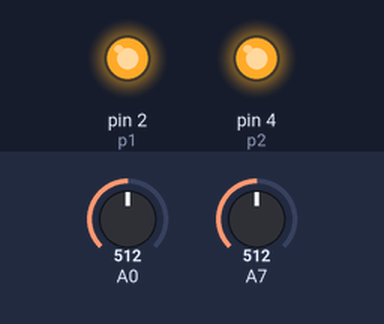
Bench run of a sketch on a simulated Arduino Nano, built with avr-gcc and run on an emulated ATmega328P. Shown: output pins drawn as LEDs (lit = HIGH). The inputs (shaded band) are chosen by the test bench; at power-on: A0 = 512, A7 = 512. Pins used as bus, display or sensor lines are not drawn.

Above: at 1.2 s.
1.3 s: A0 set to 493
At 2.1 s:
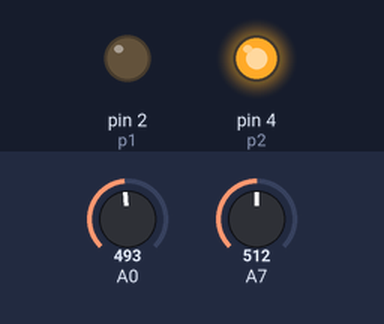
2.8 s: A0 set to 511
At 3.2 s:
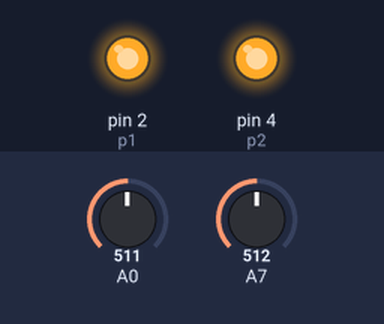
4.3 s: A7 set to 503
At 5.5 s:
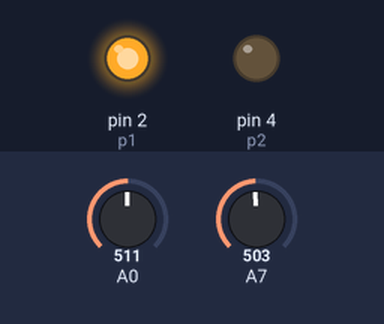
5.8 s: A7 set to 511
At 6.7 s:
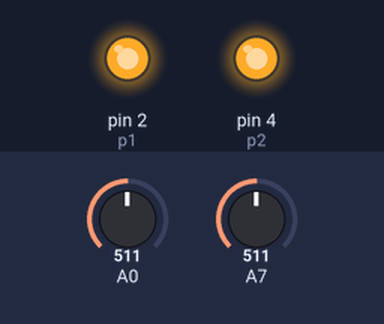
Timing chart, 0 to 8.3 s (numbered marks = the images above; inputs shaded):
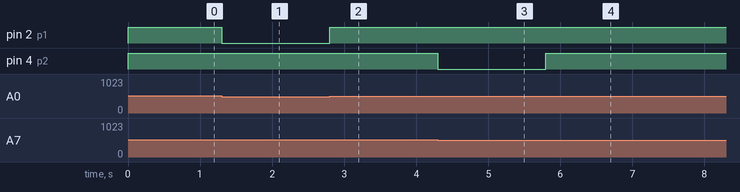

Measured:
- the behaviour switches between 512 and 511 on A0 (found by bisection; images 0 and 1)
- the behaviour switches between 512 and 511 on A7 (found by bisection; images 2 and 3)
- after the input at 1.3 s, pin 2 (p1): HIGH → LOW at once
- after the input at 2.8 s, pin 2 (p1): LOW → HIGH at once
- after the input at 4.3 s, pin 4 (p2): HIGH → LOW at once
- after the input at 5.8 s, pin 4 (p2): LOW → HIGH at once

The sketch:

sketch_may21c.ino
```cpp
int dm1,dm2,fem1,fem2,sr1,sr2,max1,max2,min1,min2,dm3,dm4,fem3,fem4,sr3,sr4,max3,max4,min3,min4,M1,M2,Ep;
int MO = 200;
float KP = 1;//2
float Kd = 2;//3
float Ki = 4;//5
int p1 = 2;
int p2 = 4;
int s1 = 3;
int s2 = 5;
void setup()
{
 pinMode(A0,INPUT);
 pinMode(A7,INPUT);
 //pinMode(A2,INPUT);
 //pinMode(A3,INPUT);
 pinMode(2, OUTPUT);
 pinMode(3, OUTPUT);
 pinMode(4, OUTPUT);
 pinMode(5, OUTPUT);
 Serial.begin (9600);
}
void loop()
{
 IN();
 PID();
}
void PID()
{
  float EI[10]={0};
  float Ei=0;
  float Ep = dm1-dm2;
  for(int i=0;i<9;i++) {EI[i]=EI[i+1];Ei=Ei+EI[i];}
  EI[9]=Ep;
  Ei=(Ei+Ep)/10;
  float Ed=Ep-Ei;
  float U = KP * Ep + Ki * Ei + Kd * Ed;
  M1 = MO + U;
  M2 = MO - U;
  M1 = constrain(M1, -255, 255);
  M2 = constrain(M2, -255, 255);
  analogWrite(s1, M1);
  analogWrite(s2, M2);
  if (M1 > 0) digitalWrite(p1, HIGH); else digitalWrite(p1, LOW);
  if (M2 > 0) digitalWrite(p2, HIGH); else digitalWrite(p2, LOW);
}
void IN ()
{
  fem1 = analogRead(0);
  fem2 = analogRead(7);
  //fem3 = analogRead(2);
  //fem4 = analogRead(3);
  if (max1<fem1) max1 = fem1;
  if (max2<fem2) max2 = fem2;
  //if (max3<fem3) max3 = fem3;
  //if (max4<fem4) max4 = fem4;
  if (min1>fem1||min1==0) min1 = fem1;
  if (min2>fem2||min2==0) min2 = fem2;
  if (min3>fem3||min3==0) min3 = fem3;
  if (min4>fem4||min4==0) min4 = fem4;
  dm1=map(fem1,max1,min1,100,0);
  dm2=map(fem2,max2,min2,100,0);
  //dm3=map(fem3,max3,min3,100,0);
  //dm4=map(fem4,max4,min4,100,0);
}
/*void REL ()
{
 if (dm3<30,dm4>30)go(1,1,100,100);
 if (dm3>30,dm4<30)go(1,0,100,0);
 if (dm3<30,dm4<30)PID();
}*/
void ser ()
{
 Serial.print(dm1);
 Serial.print("dm1        ");
 Serial.print(dm2);
 Serial.print("dm2       ");
 Serial.print(M1);
 Serial.print("M1          ");
 Serial.print(M2);
 Serial.println("M2       ");
}
void go(int L,int R,int ls,int rs)
{
  digitalWrite(p1, L);
  analogWrite(s1, ls);
  analogWrite(s2, rs);
  digitalWrite(p2, R);
}
```
